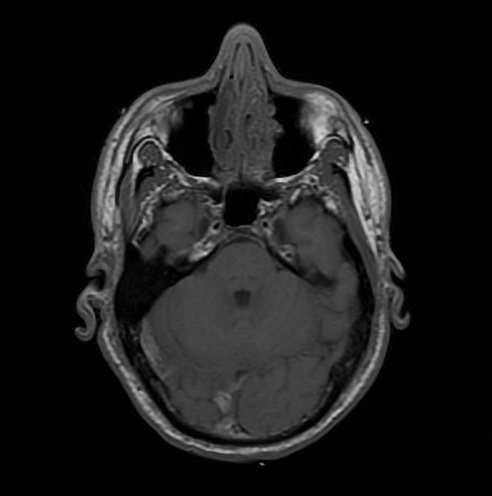
#> input picture Lab 3/vhuman_T1.png, 492 x 496 px, found by its file name
$ jupyter execute --allow-errors lab3.ipynb
#> lines starting #> are read from the running program, lines starting #| are printed output that depends on the picture; after the words box and inside, x2 and y2 are one past the last pixel; in counts of white or black regions, pixels touching at a corner belong together; long printed decimals are rounded
# REGISTRATION

##### MEDICAL IMAGE ANALYSIS
##### Degree in Biomedical Engineering
##### Course 2020/2021

<div class="alert alert-block alert-success">
<b>Authors:</b> $$Raúl \quad López \quad González$$ <br>
$$Hugo \quad Calero \quad Diaz$$ <br>
$$Pablo \quad Laso \quad Mielgo$$

</div>

### Importing libraries

[cell 1]
from skimage import io
import numpy as np
#%pylab inline
import matplotlib.pyplot as plt
#matplotlib.use('TkAgg')
import matplotlib.image as mpimg
import cv2
from pydicom import dcmread
import math
from skimage.morphology import reconstruction, square, disk, cube
from skimage.segmentation import watershed

from scipy.ndimage import gaussian_filter
import scipy.ndimage.filters as filters
from skimage.filters import sobel, prewitt
import imageio

import math

### Image

[cell 2]
img=mpimg.imread('vhuman_t1.png')
#> img is the input picture: shape (496, 492, 3) float32; mean R, G, B 0.104, 0.104, 0.104
img=img[:,:,0]
#> img: shape (496, 492) float32
img_in = img
img = img/np.max(img)
img_in = img_in/np.max(img_in)

plt.imshow(img_in,cmap='gray')

## FUNCTIONS

### Translation

[cell 3]
def translation(x_t, y_t):
    '''
    x_t= pixels to be translated in the x-axis
    y_t= pixels to be translated in the y-axis
    '''
#> called with x_t = 100, y_t = 100

    rows, cols = np.shape(img) # get input image dimensions
#> rows = 496; cols = 492

    pad_width = np.abs(x_t*2) # deine path width so that tranlated images fits in new space
    padded_img = np.pad(img, pad_width, 'constant') # create padded image

    translated = np.zeros((rows,cols))
    padded_translated = np.pad(translated, pad_width, 'constant')
#> translated: shape (496, 492) float64; every value is 0
    trans_mat = np.array([[1,0,0],[0,1,0], [x_t,y_t, 1]]) # tranlation matrix!!!

    for i in range(0, np.shape(img)[0]):
        for j in range(0, np.shape(img)[1]):

            idx = np.dot([i,j,1], trans_mat)[0:2] # obtain new image
            padded_translated[idx[0]+pad_width, idx[1]+pad_width] = img[i, j] # re-define coordinates for new image
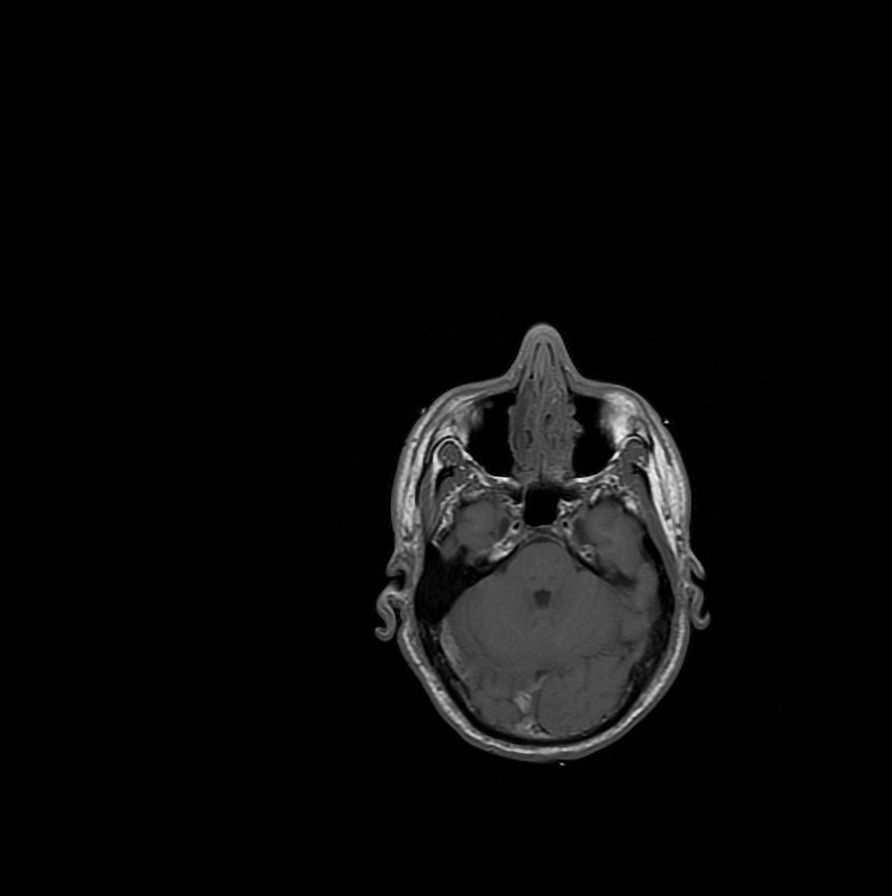
#> padded_translated: shape (896, 892) float64; min 0, max 1, mean 0.0364


    return padded_translated[pad_width:-pad_width,pad_width:-pad_width]

[cell 4]
fig = plt.figure(figsize=(8, 5))
plt.subplot(121)
a = translation(100,100)
plt.imshow(a, cmap = "gray")
plt.subplot(122)
plt.imshow(img_in, cmap = "gray")
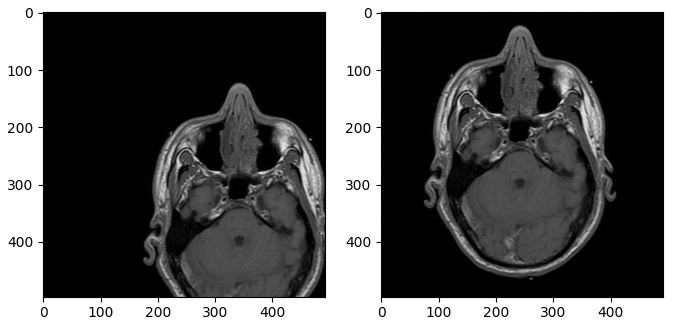
#> figure drawn by matplotlib, 2 panels

### Rotation

[cell 5]
def rotation(theta,image):
    '''
    theta= angle (degrees) to rotate
    image= input image to be rotated
    '''
#> called with theta = 270

    theta=math.radians(theta) # get theta in radians

    a = image # original image

    rows, cols = np.shape(a)
#> rows = 496; cols = 492
    pad_width = 200 #needed not to exceed limits when rotated (must be large enough!!)
    padded_img = np.pad(a, pad_width, 'constant')

    rotated = np.zeros((rows,cols))
    padded_rotated = np.pad(rotated, pad_width, 'constant')

    # transformation matrix:
    rot_mat = np.array([[np.cos(theta),np.sin(theta),0], [-np.sin(theta), np.cos(theta),0], [0,0,1]])

    center_i, center_j= rows//2, cols//2 # define center (it will be different in the rotated image)
#> center_i = 248; center_j = 246
    centers = np.dot([center_i,center_j,1], rot_mat)
#> centers = [246, -248, 1]


    for i in range(0, np.shape(a)[0]):
        for j in range(0, np.shape(a)[1]):

            if (i == 0 and j == 0): # skip center (yields errors beacuse of zero values)
                pass

            else:
                # finding new pixels for each pixel when rotated:
                new_i = pad_width + np.dot([i,j,1], rot_mat)[0] + (center_i-centers[0]) # center is re-defined
                new_j = pad_width + np.dot([i,j,1], rot_mat)[1] + (center_j-centers[1])

                # corner pixels for new_i and new_j:
                upper_new_i = math.ceil(new_i)
                lower_new_i = math.floor(new_i)
                upper_new_j = math.ceil(new_j)
                lower_new_j = math.floor(new_j)

                if (upper_new_i == lower_new_i) or (upper_new_j == lower_new_j): # avoid errors in corners
                    padded_rotated[i+pad_width, j+pad_width] = padded_img[lower_new_i,lower_new_j]

                else:
                    # bilinear inteporlation:
                    i1 = ((upper_new_j-new_j)/(upper_new_j-lower_new_j))*padded_img[lower_new_i+0,lower_new_j+0] + ((new_j-lower_new_j)/(upper_new_j-lower_new_j))*padded_img[lower_new_i+0, upper_new_j+0]
                    i2 = ((upper_new_j-new_j)/(upper_new_j-lower_new_j))*padded_img[upper_new_i+0,lower_new_j+0] + ((new_j-lower_new_j)/(upper_new_j-lower_new_j))*padded_img[upper_new_i+0, upper_new_j+0]
                    i3 = ((upper_new_i-new_i)/(upper_new_i-lower_new_i))*i1 + ((upper_new_j-new_j)/(upper_new_j-lower_new_j))*i2
                    # assign new values
                    padded_rotated[i+pad_width, j+pad_width] = i3
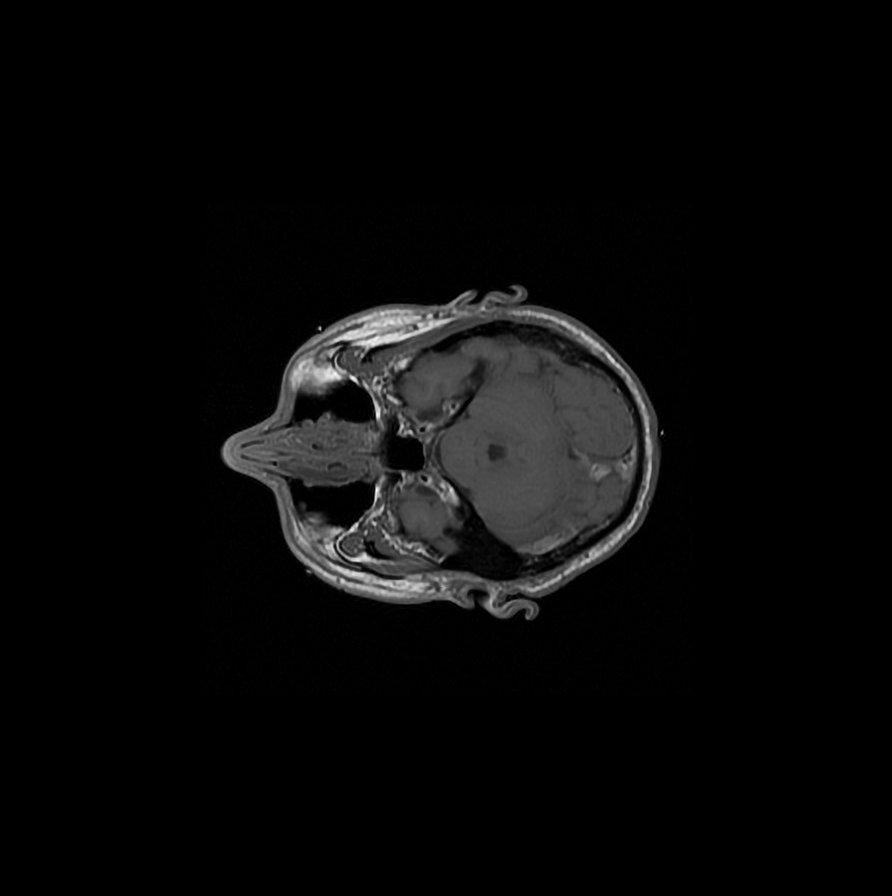
#> padded_rotated: shape (896, 892) float64; min 0, max 1, mean 0.0364

    padded_rotated[center_i+pad_width, center_j+pad_width] = image[center_i, center_j]


    return padded_rotated[pad_width:-pad_width,pad_width:-pad_width]
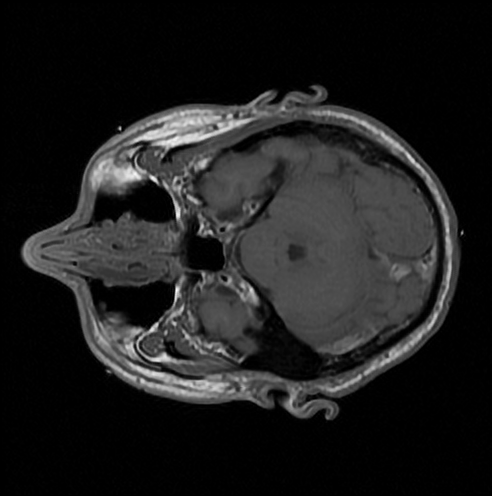
#> returned value: shape (496, 492) float64; min 0, max 1, mean 0.119

[cell 6]
fig = plt.figure(figsize=(8, 5))
plt.subplot(121)
b = rotation((270),img_in)
plt.imshow(b, cmap = "gray")
plt.subplot(122)
plt.imshow(img_in, cmap = "gray")

[cell 7]
fig = plt.figure(figsize=(8, 5))
plt.subplot(121)
b = rotation((45),img_in)
#> call 2 of rotation, with theta = 45
#> after the loop in rotation (call 2), `for i in range(0, np.shape(a)[0]):`:
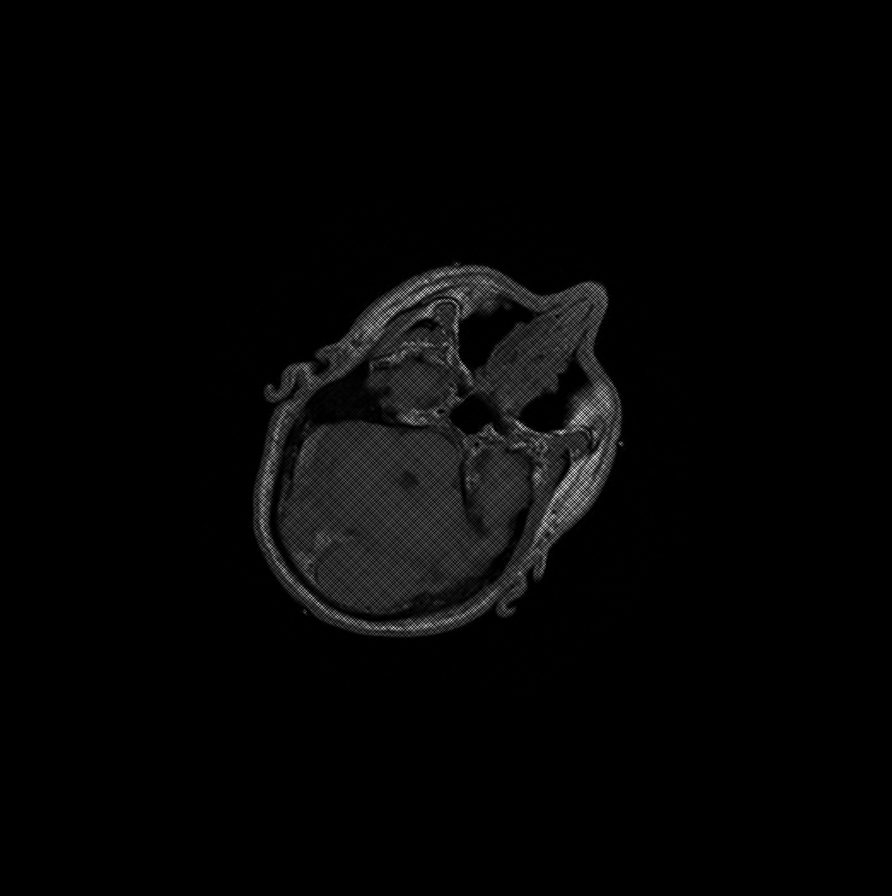
#> padded_rotated: shape (896, 892) float64; min 0, max 1.7, mean 0.0363; drawn with min black and max white
#> in rotation (call 2), `return padded_rotated[pad_width:-pad_width,pad_width:-pad_width]`:
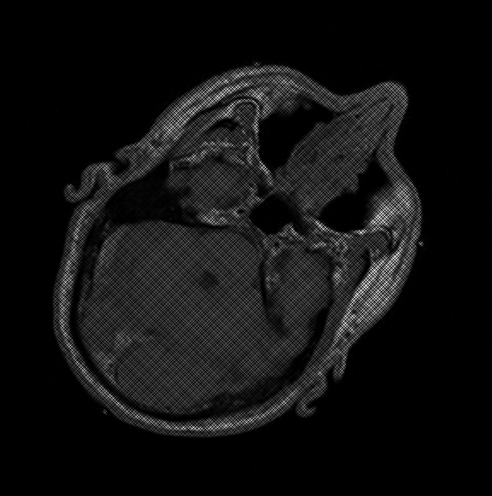
#> returned value: shape (496, 492) float64; min 0, max 1.7, mean 0.119; drawn with min black and max white
plt.imshow(b, cmap = "gray")
plt.subplot(122)
plt.imshow(img_in, cmap = "gray")

### Mutual Information

[cell 8]
def mutual_information(img1, img2):

    htgrm, x_edges, y_edges = np.histogram2d(
    img1.ravel(),
    img2.ravel(),
    bins=20)

    joint_prob = htgrm / float(np.sum(htgrm)) # joint
    x_marginal_prob = np.sum(joint_prob, axis=1) # marginal x
    py_marginal_prob = np.sum(joint_prob, axis=0) # marginal y_marginal_prob
    denominator = x_marginal_prob[:, None] * py_marginal_prob[None, :]

    nzs = joint_prob > 0
    return np.sum(joint_prob[nzs] * np.log(joint_prob[nzs] / denominator[nzs]))

#> (a cell that did not finish here is left out)

#> (a cell that did not finish here is left out)

### Rigid + Mutual_Information

[cell 11]
def mut_rot(args, image, image2):

    '''
    args= theta,x_t,y_t=
        theta= angle (degrees for images to be rotated),
        x_t= pixels to be translated in the x-axis
        y_t= pixels to be translated in the y-axis
    image= input image (image to be rotated and tranlated)
    image2= input image (fixed image (unmoved))
    '''

    theta,x_t,y_t = args[0], args[1], args[2]

    #TRANSLATION

    rows, cols = np.shape(img)
#> rows = 496; cols = 492

    pad_width = 200
    padded_img = np.pad(img, pad_width, 'constant')

    translated = np.zeros((rows,cols))
    padded_translated = np.pad(translated, pad_width, 'constant')
    trans_mat = np.array([[1,0,0],[0,1,0], [int(x_t),int(y_t), 1]])

    for i in range(0, np.shape(img)[0]):
        for j in range(0, np.shape(img)[1]):

            idx = np.dot([i,j,1], trans_mat)[0:2]
            padded_translated[idx[0]+pad_width, idx[1]+pad_width] = img[i, j]


    #ROTATION

    theta=math.radians(theta)

    if pad_width != 0:
        a = padded_translated[pad_width:-pad_width,pad_width:-pad_width] # original image
    else:
        a = padded_translated

    rows, cols = np.shape(a)
    pad_width = 200 #needed not to exceed limits when rotated
    padded_img = np.pad(a, pad_width, 'constant')

    rotated = np.zeros((rows,cols))
    padded_rotated = np.pad(rotated, pad_width, 'constant')

    rot_mat = np.array([[np.cos(theta),np.sin(theta),0], [-np.sin(theta), np.cos(theta),0], [0,0,1]])

    center_i, center_j= rows//2, cols//2
#> center_i = 248; center_j = 246
    centers = np.dot([center_i,center_j,1], rot_mat)
#> centers = [248, 246, 1]


    for i in range(0, np.shape(a)[0]):
        for j in range(0, np.shape(a)[1]):

            if (i == 0 and j == 0):
                pass

            else:

                # finding new pixels for each pixel when rotated:
                new_i = pad_width + np.dot([i,j,1], rot_mat)[0] + (center_i-centers[0])
                new_j = pad_width + np.dot([i,j,1], rot_mat)[1] + (center_j-centers[1])

                max_i.append(new_i)
                max_j.append(new_j)


                # corner pixels for new_i and new_j:
                upper_new_i = math.ceil(new_i)
                lower_new_i = math.floor(new_i)
                upper_new_j = math.ceil(new_j)
                lower_new_j = math.floor(new_j)

                if (upper_new_i == lower_new_i) or (upper_new_j == lower_new_j):
                    padded_rotated[i+pad_width, j+pad_width] = padded_img[lower_new_i,lower_new_j]

                else:
                    # bilinear inteporlation:
                    i1 = ((upper_new_j-new_j)/(upper_new_j-lower_new_j))*padded_img[lower_new_i+0,lower_new_j+0] + ((new_j-lower_new_j)/(upper_new_j-lower_new_j))*padded_img[lower_new_i+0, upper_new_j+0]
                    i2 = ((upper_new_j-new_j)/(upper_new_j-lower_new_j))*padded_img[upper_new_i+0,lower_new_j+0] + ((new_j-lower_new_j)/(upper_new_j-lower_new_j))*padded_img[upper_new_i+0, upper_new_j+0]
                    i3 = ((upper_new_i-new_i)/(upper_new_i-lower_new_i))*i1 + ((upper_new_j-new_j)/(upper_new_j-lower_new_j))*i2

                    # assign new values
                    padded_rotated[i+pad_width, j+pad_width] = i3
#> padded_rotated: shape (896, 892) float64; every value is 0

    padded_rotated[center_i+pad_width, center_j+pad_width] = image[center_i, center_j]

    #MI

    htgrm, x_edges, y_edges = np.histogram2d(
    image2.ravel(),
    padded_rotated[pad_width:-pad_width,pad_width:-pad_width].ravel(),
    bins=20)

    joint_prob = htgrm / float(np.sum(htgrm)) # joint
    x_marginal_prob = np.sum(joint_prob, axis=1) # marginal x
    py_marginal_prob = np.sum(joint_prob, axis=0) # marginal y_marginal_prob
    denominator = x_marginal_prob[:, None] * py_marginal_prob[None, :]

    nzs = joint_prob > 0
    mutual_info = np.sum(joint_prob[nzs] * np.log(joint_prob[nzs] / denominator[nzs]))
    #padded_rotated[pad_width:-pad_width,pad_width:-pad_width],
    return -mutual_info

#> (a cell that did not finish here is left out)

#> (a cell that did not finish here is left out)

---
<br>

### Powell optimation

[cell 14]
from scipy.optimize import minimize

[cell 15]
bnds = ((0, 360), (0,5), (0,5))

#> (a cell that did not finish here is left out)

#### Comments:
* Results obtained by the Powell algorithm are not ideal but close enough.

* We hypothesize that this error may be due to interpolation during the rotation algorithm

* We propose using a different algorithm or  another interpolation method

<br>

# Python algorithm example

As we had problems with our made algorithm, we now perform the rigid registration with two functions already existing in the cv2 library of python in order to check the results of the Powel algorithm.

[cell 17]
rows,cols = img_in.shape

M = np.float32([[1,0,100],[0,1,50]])
dst = cv2.warpAffine(img_in,M,(cols,rows))
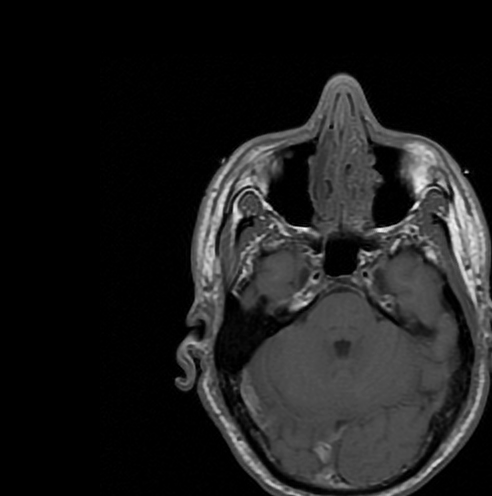
#> dst: shape (496, 492) float32; min 0, max 1, mean 0.115

fig = plt.figure(figsize=(8, 5))
plt.subplot(121)
plt.imshow(dst, cmap = "gray")
plt.subplot(122)
plt.imshow(img_in, cmap = "gray")

[cell 18]
rows,cols = img_in.shape

M = cv2.getRotationMatrix2D((cols/2,rows/2),45,1)
dst = cv2.warpAffine(img_in,M,(cols,rows))
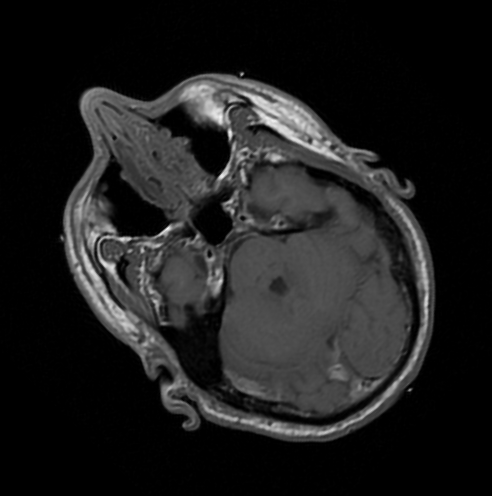
#> dst: shape (496, 492) float32; min 0, max 0.989, mean 0.119

fig = plt.figure(figsize=(8, 5))
plt.subplot(121)
plt.imshow(dst, cmap = "gray")
plt.subplot(122)
plt.imshow(img_in, cmap = "gray")

[cell 19]
def mut_rot_python(args, image, image2):
    rows,cols = image.shape
    theta,x_t,y_t = args[0], args[1], args[2]

    #Translation
    M = np.float32([[1,0,x_t],[0,1,y_t]])
    transl = cv2.warpAffine(image,M,(cols,rows))

    #Rotation
    M = cv2.getRotationMatrix2D((cols/2,rows/2),theta,1)
    rot_transl = cv2.warpAffine(transl,M,(cols,rows))


    #MI

    htgrm, x_edges, y_edges = np.histogram2d(
    image2.ravel(),
    rot_transl.ravel(),
    bins=20)
#> x_edges = 21 values from 0 to 1.7; y_edges = 21 values from 0 to 1

    joint_prob = htgrm / float(np.sum(htgrm)) # joint
    x_marginal_prob = np.sum(joint_prob, axis=1) # marginal x
#> x_marginal_prob = 20 values, max 0.652 at index 0, min 1.23e-05 at index 19, mean 0.05
    py_marginal_prob = np.sum(joint_prob, axis=0) # marginal y_marginal_prob
#> py_marginal_prob = 20 values, max 0.622 at index 0, min 2.05e-05 at index 19, mean 0.05
    denominator = x_marginal_prob[:, None] * py_marginal_prob[None, :]

    nzs = joint_prob > 0
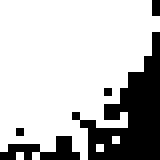
#> nzs: shape (20, 20) bool (shown 8 times larger); 75.2% white; 5 black regions (4 under 20 px), largest, box (x1, y1, x2, y2) and area: (9, 4, 20, 20) 79
    mutual_info = np.sum(joint_prob[nzs] * np.log(joint_prob[nzs] / denominator[nzs]))
#> mutual_info = 0.176
    return -mutual_info

[cell 20]
mi = mut_rot_python([0,0,0], img, b)
#> mi = -0.176

[cell 21]
print(mi)
#| -0.176

[cell 22]
import math as m

M = cv2.getRotationMatrix2D((cols/2,rows/2),45,1)
b = cv2.warpAffine(img_in,M,(cols,rows))

mi = mut_rot_python([45,0,0], img, b)
#> in mut_rot_python (call 2), `htgrm, x_edges, y_edges = np.histogram2d( image2.ravel(), rot_transl.r..`: x_edges = 21 values from 0 to 0.989
#> in mut_rot_python (call 2), `x_marginal_prob = np.sum(joint_prob, axis=1)`: x_marginal_prob = 20 values, max 0.62 at index 0, min 1.64e-05 at index 19, mean 0.05
#> in mut_rot_python (call 2), `py_marginal_prob = np.sum(joint_prob, axis=0)`: py_marginal_prob has the same summary as x_marginal_prob
#> in mut_rot_python (call 2), `nzs = joint_prob > 0`:
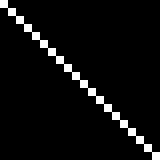
#> nzs: shape (20, 20) bool (shown 8 times larger); 5% white in thin lines or dots
#> in mut_rot_python (call 2), `mutual_info = np.sum(joint_prob[nzs] * np.log(joint_prob[nzs] / denomi..`: mutual_info = 1.5
#> mi = -1.5
print(mi)
#| -1.502

[cell 23]
mi = mut_rot_python([0,0,0], b, b)
print(mi)
#| -1.502

[cell 24]
bnds = ((0, 250), (0,5), (0,5))

minimize(mut_rot_python, x0 = (0,0,0), args = (img, b), method='Powell', bounds = bnds)
#> Out = {'fun': -1.39, 'direc': [[1, 0, 0], [0, 1, 0], [0, 0, 1]], 'nit': 2, 'nfev': 132, 'status': 0, 'success': True, 'message': 'Optimization terminated successfully.', 'x': [45, 0.0252, 0.0252]}

[cell 25]
mi = mut_rot_python([45, 0, 0], img, b)
# We choose 45º,0,0 because are the integers most closed to the values from Powel optimizer
print(mi)
#| -1.502
